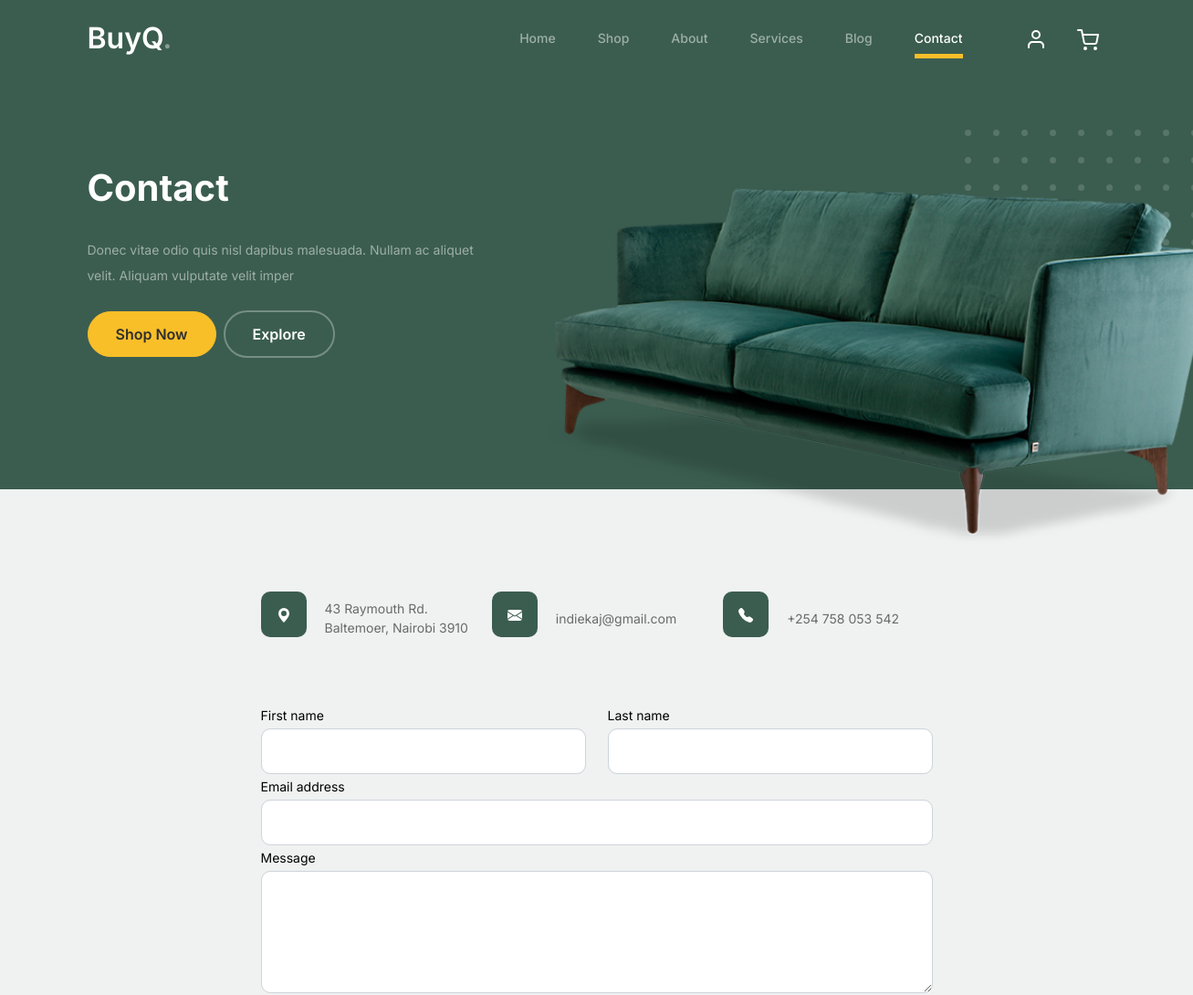
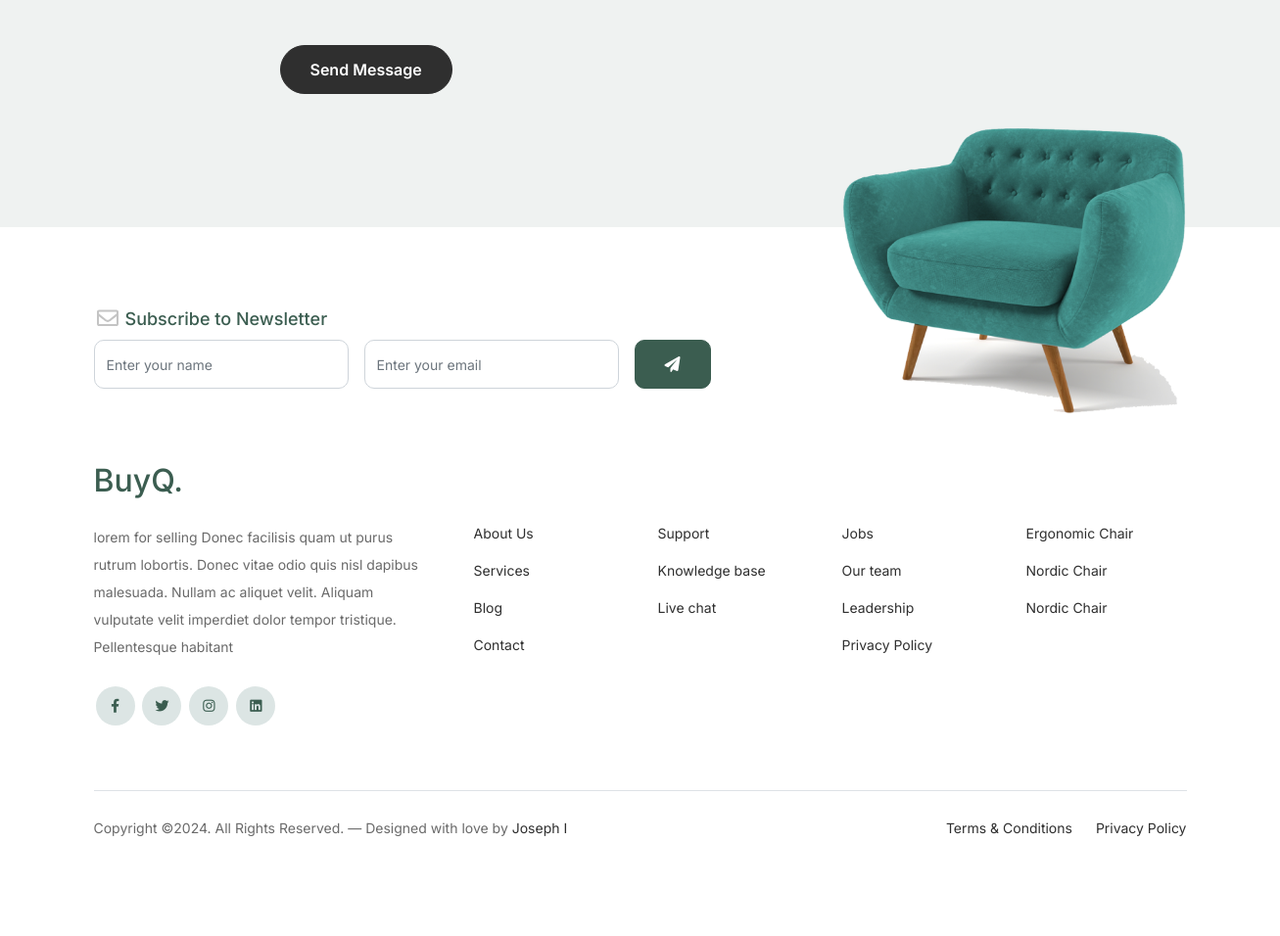
Page /contact/ on the committed database (2 pictures, top to bottom).
### template_app/models.py (models this page shows, shortened)
class Company(models.Model):
    title = models.CharField(max_length=50)
    description = models.TextField()

class Pages(models.Model):
    page = models.CharField(max_length=20,blank=False, null=False, unique=True)
    title = models.CharField(max_length=50)
    subtitle = models.CharField(max_length=100,blank=True, null=True)
    has_button = models.BooleanField(default=False)

class ContactUs(models.Model):
    icon = models.CharField(max_length=1000)
    ways_to_find = models.CharField(max_length=100, blank=False, null=False)

class SocialMedia(models.Model):
    name = models.CharField( max_length=20)
    link = models.CharField(max_length=500)

class Shop(models.Model):
    furniture_name = models.CharField(max_length=100, blank=False, null=False)
    price = models.FloatField()
    description = models.TextField(max_length=500)
    image = models.ImageField(upload_to='furniture', default='profile.png')
    date_posted = models.DateTimeField(auto_now_add=True)

### template_app/views.py (the view, shortened to what this page needs)
# urls.py: path('contact/', views.contact, name='contact'),
def contact(request):
    contactus = ContactUs.objects.all()
    context = {
        'contactus': contactus,
        **common_data('Contact'),
    }
    return render(request, 'contact.html', context)

### template_app/views.py (called while the page is built)
def common_data(pageName):
    return {
        'testmonials': Testimonials.objects.all().order_by('?'),
        'products' : Shop.objects.all().order_by('?')[:3],
        'pages': Pages.objects.all(),
        'media': SocialMedia.objects.all(),
        'company' : Company.objects.last(),
        'page': Pages.objects.get(page=pageName),
        'nav' : pageName.lower()
    }

### templates/contact.html (shortened to what this page needs)
{% extends "common.html" %}
{% load static %}
{% block main %}
		<div class="untree_co-section">
      <div class="container">
        <div class="block">
          <div class="row justify-content-center">
            <div class="col-md-8 col-lg-8 pb-4">
              <div class="row mb-5">
                {% for i in contactus %}
                <div class="col-lg-4">
                  <div  class="service no-shadow align-items-center link horizontal d-flex active" data-aos="fade-left" data-aos-delay="0">
                    <div class="service-icon color-1 mb-4">
                      <svg xmlns="http://www.w3.org/2000/svg" width="16" height="16" fill="currentColor" class="bi bi-geo-alt-fill" viewBox="0 0 16 16">
                        <path d="{{ i.icon }}"/>
                      </svg>
                    </div>
                    <div class="service-contents">
                      <p>{{i.ways_to_find}}</p>
                    </div>
                  </div>
                </div>
                {% endfor %}
              </div>
              <form  method="post" action="">
                <div class="row">
                  <div class="col-6">
                    <div class="form-group">
                      <label class="text-black" for="fname">First name</label>
                      <input type="text" class="form-control" id="fname" name="fname" required>
                    </div>
                  </div>
                  <div class="col-6">
                    <div class="form-group">
                      <label class="text-black" for="lname">Last name</label>
                      <input type="text" class="form-control" id="lname" name="lname" required>
                    </div>
                  </div>
                </div>
                <div class="form-group">
                  <label class="text-black" for="email">Email address</label>
                  <input type="email" class="form-control" id="email" name="email" required>
                </div>
                <div class="form-group mb-5">
                  <label class="text-black" for="message">Message</label>
                  <textarea name="message" class="form-control" id="message" cols="30" rows="5" required></textarea>
                </div>
                <button type="submit" class="btn btn-primary-hover-outline">Send Message</button>
              </form>
            </div>
          </div>
        </div>
      </div>
    </div>
{% endblock %}

### templates/common.html (shortened to what this page needs)
{% load static %}
<!doctype html>
<html lang="en">
<head>
		<link href="{% static 'css/bootstrap.min.css' %}" rel="stylesheet">
		<link href="https://cdnjs.cloudflare.com/ajax/libs/font-awesome/6.0.0-beta3/css/all.min.css" rel="stylesheet">
		<link href="{% static 'css/tiny-slider.css' %}" rel="stylesheet">
		<link rel="stylesheet" href="{% static 'css/style.css' %}">
	</head>
	<body>
		<nav class="custom-navbar navbar navbar navbar-expand-md navbar-dark bg-dark" arial-label="Furni navigation bar">
			<div class="container">
				<a class="navbar-brand" href="{% url 'myapp:home' %}">{{company.title}}<span>.</span></a>
				<div class="collapse navbar-collapse" id="navbarsFurni">
					<ul class="custom-navbar-nav navbar-nav ms-auto mb-2 mb-md-0">
						{% for k in pages %}
							{% if k.page != "Cart" and k.page != "View" %}
								<li class="nav-item {% if nav == k.page|lower %} active {% endif %}">
									<a class="nav-link" href="/{% if k.page|lower == 'home' %}{% else %}{{k.page|lower}}/ {% endif %}">{{ k.page }}</a>
								</li>
							{% endif %}
						{% endfor %}
					</ul>
					<ul class="custom-navbar-cta navbar-nav mb-2 mb-md-0 ms-5">
					<li><a class="nav-link" href="#"><img src="{% static 'images/user.svg' %}"></a></li>
						<li><a class="nav-link" href="{% url 'myapp:cart' %}"><img src="{% static 'images/cart.svg' %}"></a></li>
					</ul>
				</div>
			</div>
		</nav>
			<div class="hero">
				<div class="container">
					<div class="row justify-content-between">
						<div class="col-lg-5">
							<div class="intro-excerpt">
								<h1><span clsas="d-block">{{page.title}}</span></h1>
								{% if page.subtitle %}
								  <p class="mb-4">{{page.subtitle}}</p>
								{% endif %}
								{% if page.has_button %}
								  <p><a href="" class="btn btn-secondary me-2">Shop Now</a><a href="#" class="btn btn-white-outline">Explore</a></p>
								{% endif %}
							</div>
						</div>
						{% if page.has_button %}
						<div class="col-lg-7">
							<div class="hero-img-wrap">
								<img src="{% static 'images/couch.png' %}" class="img-fluid">
							</div>
						</div>
						{% endif %}
					</div>
				</div>
			</div>
        {% block main %}
        {% endblock %}
		<footer class="footer-section">
			<div class="container relative">
				<div class="sofa-img">
					<img src="{% static 'images/sofa.png' %}" alt="Image" class="img-fluid">
				</div>
				<div class="row">
					<div class="col-lg-8">
						<div class="subscription-form">
							<h3 class="d-flex align-items-center"><span class="me-1"><img src="{% static 'images/envelope-outline.svg' %}" alt="Image" class="img-fluid"></span><span>Subscribe to Newsletter</span></h3>
							<form action="#" class="row g-3">
								<div class="col-auto">
									<input type="text" class="form-control" placeholder="Enter your name">
								</div>
								<div class="col-auto">
									<input type="email" class="form-control" placeholder="Enter your email">
								</div>
								<div class="col-auto">
									<button class="btn btn-primary">
										<span class="fa fa-paper-plane"></span>
									</button>
								</div>
							</form>
						</div>
					</div>
				</div>
				<div class="row g-5 mb-5">
					<div class="col-lg-4">
						<div class="mb-4 footer-logo-wrap"><a href="#" class="footer-logo">{{company.title}}<span>.</span></a></div>
						<p class="mb-4">{{company.description}}</p>
						<ul class="list-unstyled custom-social">
							{% for j in media %}
								<li><a href="{{j.link}}"><span class="fa fa-brands fa-{{j.name}}"></span></a></li>
							{% endfor %}
						</ul>
					</div>
					<div class="col-lg-8">
						<div class="row links-wrap">
							<div class="col-6 col-sm-6 col-md-3">
								<ul class="list-unstyled">
									{% for j in pages %}
									  {% if j.page != "Home" and j.page != "Shop" and j.page != "Cart" and j.page != "View" %}
										<li><a href="/{{j.page|lower}}/">{{j.title}}</a></li>
									  {% endif %}
									{% endfor %}
								</ul>
							</div>
							<div class="col-6 col-sm-6 col-md-3">
								<ul class="list-unstyled">
									<li><a href="#">Support</a></li>
									<li><a href="#">Knowledge base</a></li>
									<li><a href="#">Live chat</a></li>
								</ul>
							</div>
							<div class="col-6 col-sm-6 col-md-3">
								<ul class="list-unstyled">
									<li><a href="#">Jobs</a></li>
									<li><a href="#">Our team</a></li>
									<li><a href="#">Leadership</a></li>
									<li><a href="#">Privacy Policy</a></li>
								</ul>
							</div>
							<div class="col-6 col-sm-6 col-md-3">
								<ul class="list-unstyled">
									{% for item in products %}
										<li><a href="#">{{item.furniture_name}}</a></li>
									{% endfor %}
								</ul>
							</div>
						</div>
					</div>
				</div>
				<div class="border-top copyright">
					<div class="row pt-4">
						<div class="col-lg-6">
							<p class="mb-2 text-center text-lg-start">Copyright &copy;. All Rights Reserved. &mdash; Designed with love by <a href="https://www.linkedin.com/in/joseph-indieka-234b63231/">Joseph I</a>
            </p>
						</div>
						<div class="col-lg-6 text-center text-lg-end">
							<ul class="list-unstyled d-inline-flex ms-auto">
								<li class="me-4"><a href="#">Terms &amp; Conditions</a></li>
								<li><a href="#">Privacy Policy</a></li>
							</ul>
						</div>
					</div>
				</div>
			</div>
		</footer>
	</body>
</html>

### rows in the picture
Company: title "BuyQ", description "lorem for selling Donec facilisis quam ut purus rutrum lobortis. Donec vitae odio quis nisl dapibus malesuada. Nullam ac aliquet velit. Aliquam vulputate velit imperdiet dolor tempor tristique. Pellentesque habitant"
Pages: page "Home"
Pages: page "Shop"
Pages: page "About", title "About Us"
Pages: page "Services", title "Services"
Pages: page "Blog", title "Blog"
Pages: page "Contact", title "Contact", subtitle "Donec vitae odio quis nisl dapibus malesuada. Nullam ac aliquet velit. Aliquam vulputate velit imper"
ContactUs: ways_to_find "43 Raymouth Rd. Baltemoer, Nairobi 3910"
ContactUs: ways_to_find "indiekaj@gmail.com"
ContactUs: ways_to_find "+254 758 053 542"
Shop: furniture_name "Ergonomic Chair"
Shop: furniture_name "Nordic Chair"
Shop: furniture_name "Nordic Chair"
